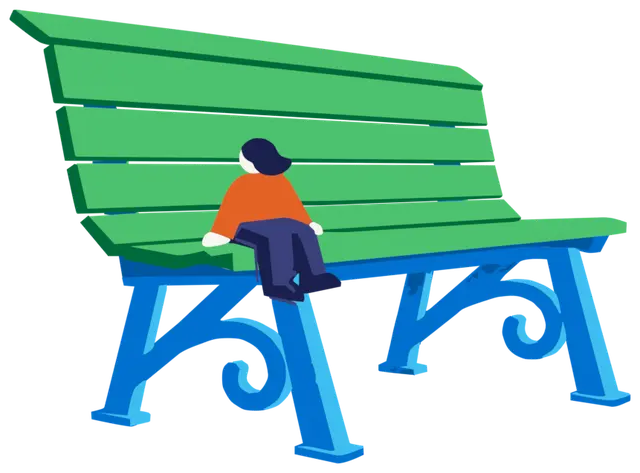
#> input picture sorgenti/panchina/originale.webp, 640 x 473 px, given in place of f0.png, which was not available
$ python parti.py ../panchina
#> lines starting #> are read from the running program, lines starting #| are printed output that depends on the picture; after the words box and inside, x2 and y2 are one past the last pixel; in counts of white or black regions, pixels touching at a corner belong together
import numpy as np, json, sys
from PIL import Image
from scipy import ndimage
import potrace
S=sys.argv[1]
ra=np.array(Image.open(S+'/f0.png').convert('RGBA')).astype(int); im=ra[...,:3]; al=ra[...,3]
#> after `im = ra[..., :3]`:
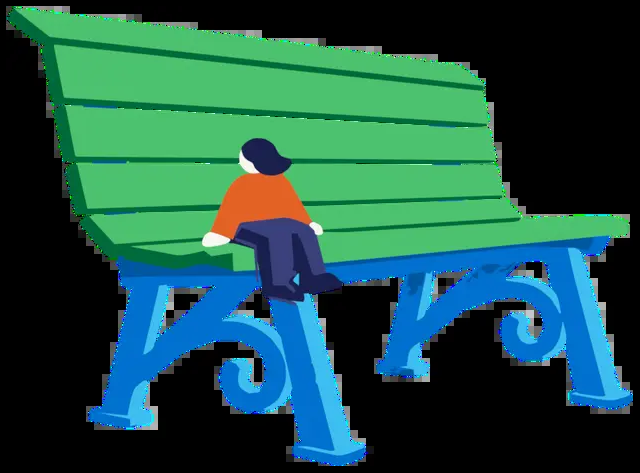
#> im: shape (473, 640, 3) int64; mean R, G, B 29.8, 81.7, 72.3
#> after `al = ra[..., 3]`:
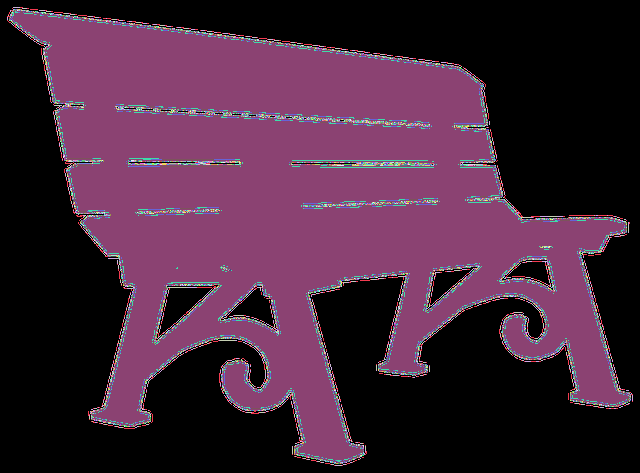
#> al: shape (473, 640) int64; 256 distinct labels, from 0 to 255; one colour per label, 0 black
PAL={'ora':'E6591E','navy':'0B143C','pant':'1E2965','pant2':'2E3A7C','blu':'093CC8','skin':'F1E8D9'}
cols=np.array([[int(v[i:i+2],16) for i in (0,2,4)] for v in PAL.values()]); names=list(PAL)
lab=((im[:,:,None,:]-cols[None,None])**2).sum(-1).argmin(-1); lab[al<128]=-1
#> after `lab = ((im[:, :, None, :] - cols[None, None]) ** 2).sum(-1).argmin(-1)`:
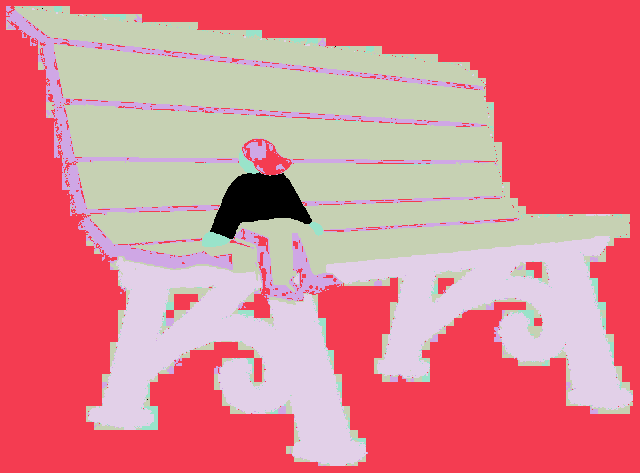
#> lab: shape (473, 640) int64; 6 distinct labels, from 0 to 5; one colour per label, 0 black
#> after `lab[al < 128] = -1`:
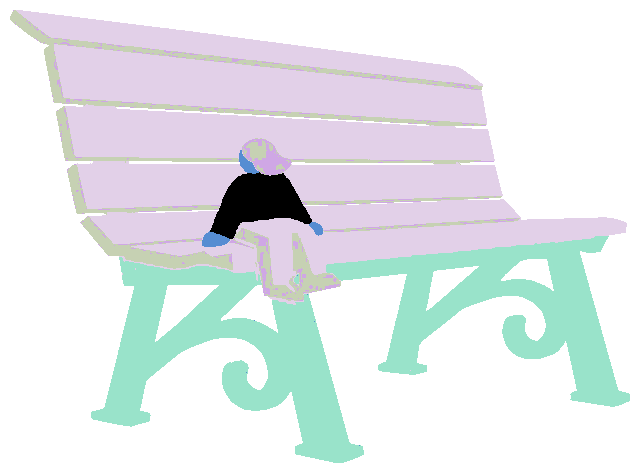
#> lab: shape (473, 640) int64; 7 distinct labels, from -1 to 5; one colour per label, 0 black, -1 white
H,W=lab.shape; yy,xx=np.mgrid[0:H,0:W]
#> after `H, W = lab.shape`: H = 473; W = 640
def m(n): return lab==names.index(n)
#> called with n = 'ora'
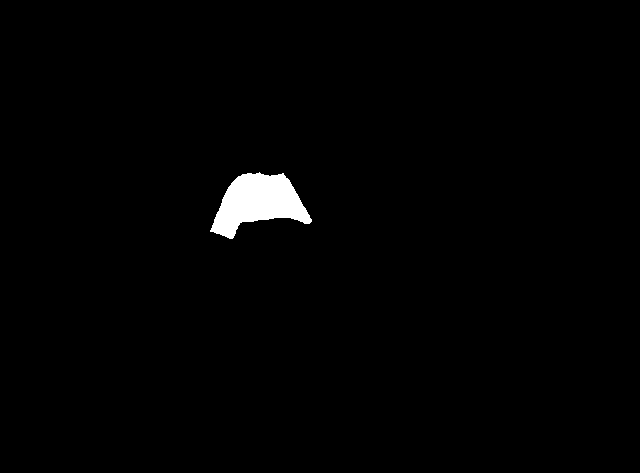
#> returned value: shape (473, 640) bool; 1.3% white; 1 white region, box (x1, y1, x2, y2) and area: (210, 172, 312, 239) 3831
def biggest(mask):
    l,k=ndimage.label(mask);
#> k = 1
    if k==0: return mask
    s=ndimage.sum(mask,l,range(1,k+1)); return l==(np.argmax(s)+1)
#> after `s = ndimage.sum(mask, l, range(1, k + 1))`: s = [3831]
P={}
P['busto']=('ora', biggest(m('ora')))
P['capelli']=('navy', biggest(m('navy') & (yy<150)))
#> in m (call 2), `def m(n): return lab==names.index(n)`: returned value: shape (473, 640) bool; 1% white; 354 white regions (330 under 20 px), largest, box (x1, y1, x2, y2) and area: (242, 139, 292, 175) 722, (258, 252, 270, 296) 169, (254, 235, 269, 254) 105
#> in biggest (call 2), `l,k=ndimage.label(mask);`:
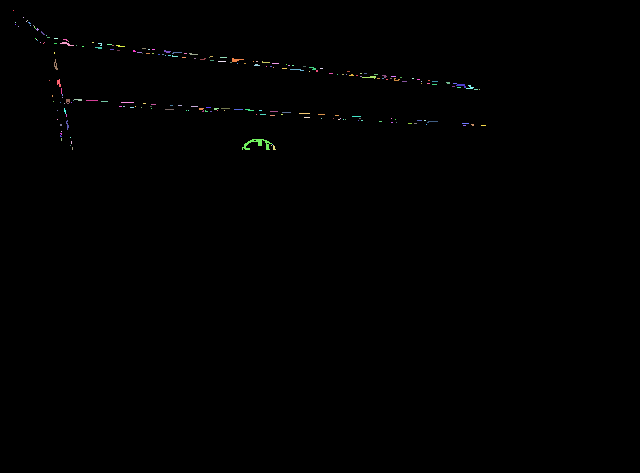
#> l: shape (473, 640) int32; 221 distinct labels, from 0 to 220; one colour per label, 0 black
#> in biggest (call 2), `l,k=ndimage.label(mask);`: k = 220
#> in biggest (call 2), `l,k=ndimage.label(mask);`: mask: shape (473, 640) bool; 0.36% white in thin lines or dots, all inside (x1, y1, x2, y2) = (13, 10, 486, 150)
#> in biggest (call 2), `s = ndimage.sum(mask, l, range(1, k + 1))`: s = 220 values, max 122 at index 213, min 1 at index 0, mean 4.89
#> in biggest (call 2), `return l == np.argmax(s) + 1`: returned value: shape (473, 640) bool; 0.04% white in thin lines or dots, all inside (x1, y1, x2, y2) = (242, 139, 272, 150)
P['sella']=('navy', m('navy') & (yy>325) & (yy<372) & (xx<215))
P['mano']=('skin', biggest(m('skin')))
#> in m (call 4), `def m(n): return lab==names.index(n)`: returned value: shape (473, 640) bool; 0.21% white; 9 white regions (6 under 20 px), largest, box (x1, y1, x2, y2) and area: (202, 231, 230, 247) 309, (239, 150, 259, 174) 208, (309, 222, 323, 236) 121
#> in biggest (call 3), `l,k=ndimage.label(mask);`: l: shape (473, 640) int32; 10 distinct labels, from 0 to 9
#> in biggest (call 3), `return l == np.argmax(s) + 1`: returned value: shape (473, 640) bool; 0.1% white; 1 white region, box (x1, y1, x2, y2) and area: (202, 231, 230, 247) 309
P['bacino']=('pant', (m('pant')|m('pant2')) & (yy<342) & (xx<300))
#> in m (call 5), `def m(n): return lab==names.index(n)`: returned value: shape (473, 640) bool; 4.2% white; 78 white regions (58 under 20 px), largest, box (x1, y1, x2, y2) and area: (10, 10, 486, 126) 4602, (234, 228, 341, 301) 1930, (81, 216, 233, 270) 1908
#> in m (call 6), `def m(n): return lab==names.index(n)`: returned value: shape (473, 640) bool; 25.7% white; 38 white regions (29 under 20 px), largest, box (x1, y1, x2, y2) and area: (54, 44, 487, 125) 18322, (65, 104, 495, 161) 16645, (236, 199, 627, 292) 14966
def trace(mask, dil=1, liscio=2.0):
#> called with dil = 1, liscio = 2
    K=4
    mask=ndimage.binary_dilation(mask,iterations=dil)
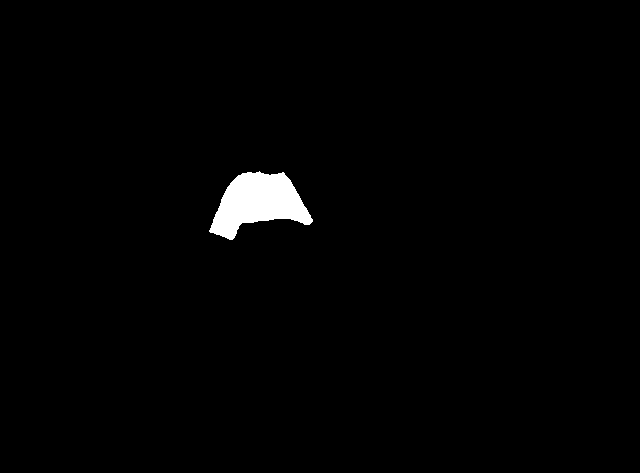
#> mask: shape (473, 640) bool; 1.4% white; 1 white region, box (x1, y1, x2, y2) and area: (209, 171, 313, 240) 4093
    big=ndimage.gaussian_filter(ndimage.zoom(mask.astype(float),K,order=1),K*liscio)>.5
#> big: shape (1892, 2560) bool; 1.4% white; 1 white region, box (x1, y1, x2, y2) and area: (839, 688, 1249, 958) 65444
    pl=potrace.Bitmap(~big).trace(turdsize=30*K*K,alphamax=1.2,opticurve=True,opttolerance=1.0)
    out=[]
    for c in pl:
        segs=[]
        for s_ in c.segments:
            if s_.is_corner: segs.append(['L',[s_.c.x/K,s_.c.y/K],[s_.end_point.x/K,s_.end_point.y/K]])
            else: segs.append(['C',[s_.c1.x/K,s_.c1.y/K],[s_.c2.x/K,s_.c2.y/K],[s_.end_point.x/K,s_.end_point.y/K]])
        out.append({'start':[c.start_point.x/K,c.start_point.y/K],'segs':segs})
    return out
json.dump({k:{'col':PAL[c],'splines':trace(v)} for k,(c,v) in P.items()}, open(S+'/parti.json','w'))
#> (the call stopped at in trace, `pl=potrace.Bitmap(~big).trace(turdsize=30*K*K,alphamax=1.2,opticurve=T..`: potrace is not available in this run)
for k,(c,v) in P.items(): print(k,int(v.sum()))
#> this loop made 5 passes
#> (k, c) on passes 1 to 5: ('busto', 'ora'), ('capelli', 'navy'), ('sella', 'navy'), ('mano', 'skin'), ('bacino', 'pant')
#| busto 3831
#| capelli 122
#| sella 0
#| mano 309
#| bacino 50223

$ run again, on img/anima-auto-fermo.webp
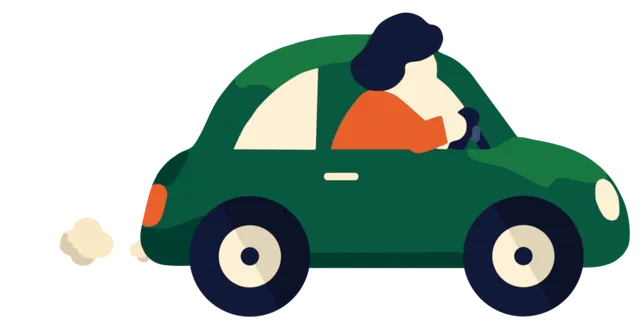
#> input picture img/anima-auto-fermo.webp, 640 x 327 px, given in place of f0.png, which was not available
#> al: shape (327, 640) int64; 256 distinct labels, from 0 to 255
#> lab: shape (327, 640) int64; 5 distinct labels, from 0 to 5
#> lab: shape (327, 640) int64; 6 distinct labels, from -1 to 5
#> l: shape (327, 640) int32; 7 distinct labels, from 0 to 6
#> in biggest, `l,k=ndimage.label(mask);`: k = 6
#> s = [4829, 1, 708, 1, 1, 1]
#> l: shape (327, 640) int32; 131 distinct labels, from 0 to 130
#> in biggest (call 3), `l,k=ndimage.label(mask);`:
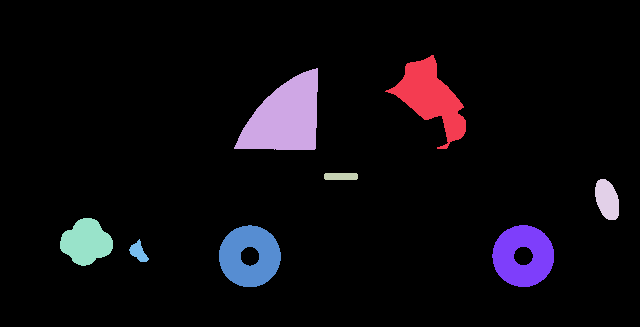
#> l: shape (327, 640) int32; 9 distinct labels, from 0 to 8; one colour per label, 0 black
#> in biggest (call 3), `l,k=ndimage.label(mask);`: k = 8
#> s = [3142, 4476, 234, 746, 1745, 2740, 2740, 235]
#> in trace, `big=ndimage.gaussian_filter(ndimage.zoom(mask.astype(float),K,order=1)..`:
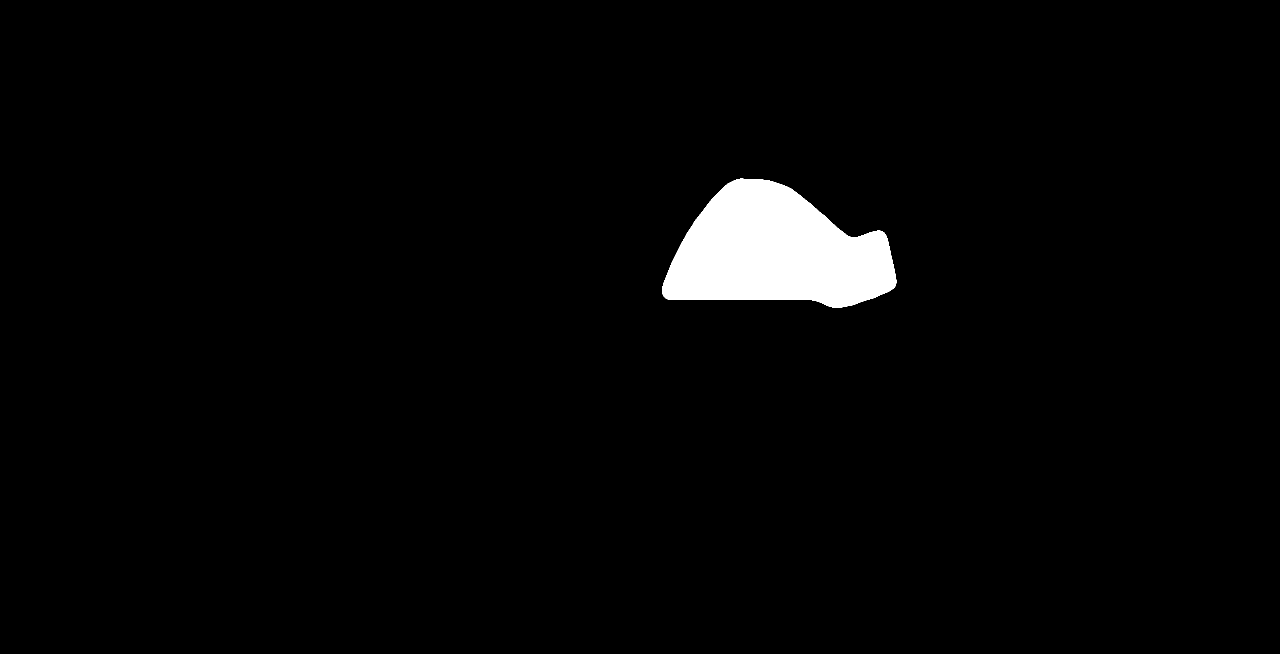
#> big: shape (1308, 2560) bool (shown at 1/2 size); 2.4% white; 1 white region, box (x1, y1, x2, y2) and area: (1324, 357, 1793, 616) 81842
#> the loop `for k,(c,v) in P.items(): print(k,int(v.sum()))` made 5 passes
#> (k, c) on passes 1 to 5: ('busto', 'ora'), ('capelli', 'navy'), ('sella', 'navy'), ('mano', 'skin'), ('bacino', 'pant')
#> (printed output is left out)
